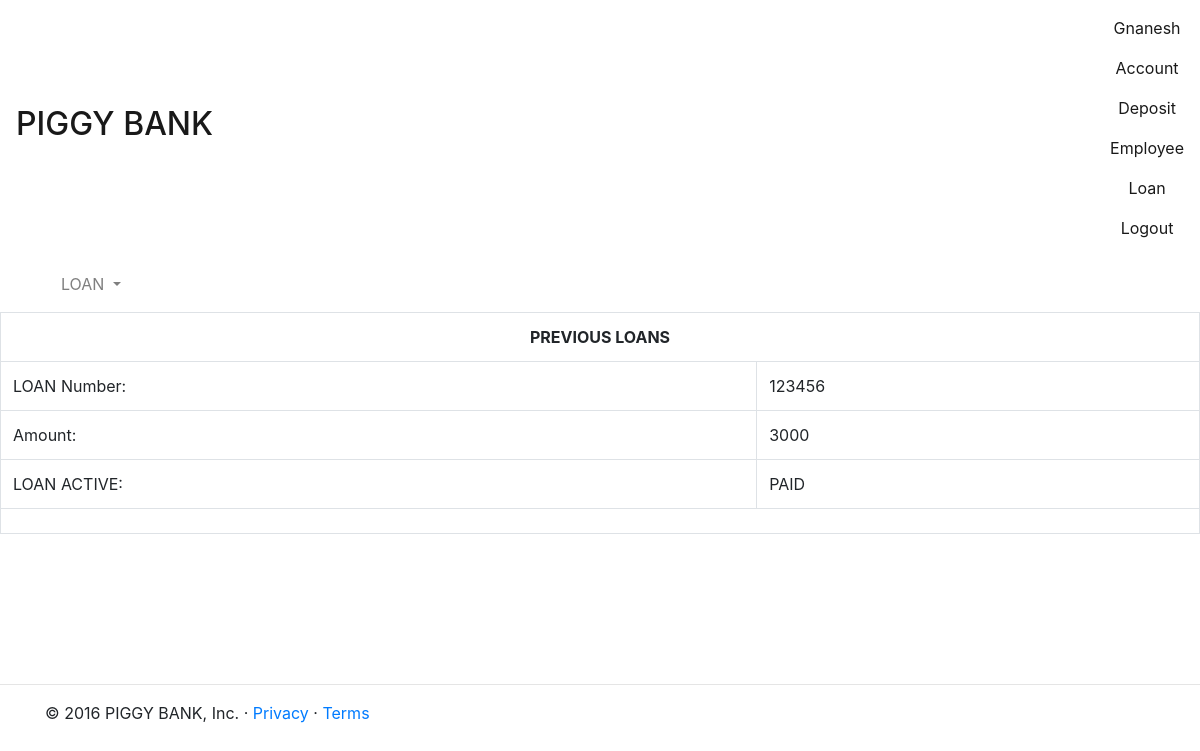
/loan.php?loan_task=prev (signed in), run on an earlier commit of the app's database.
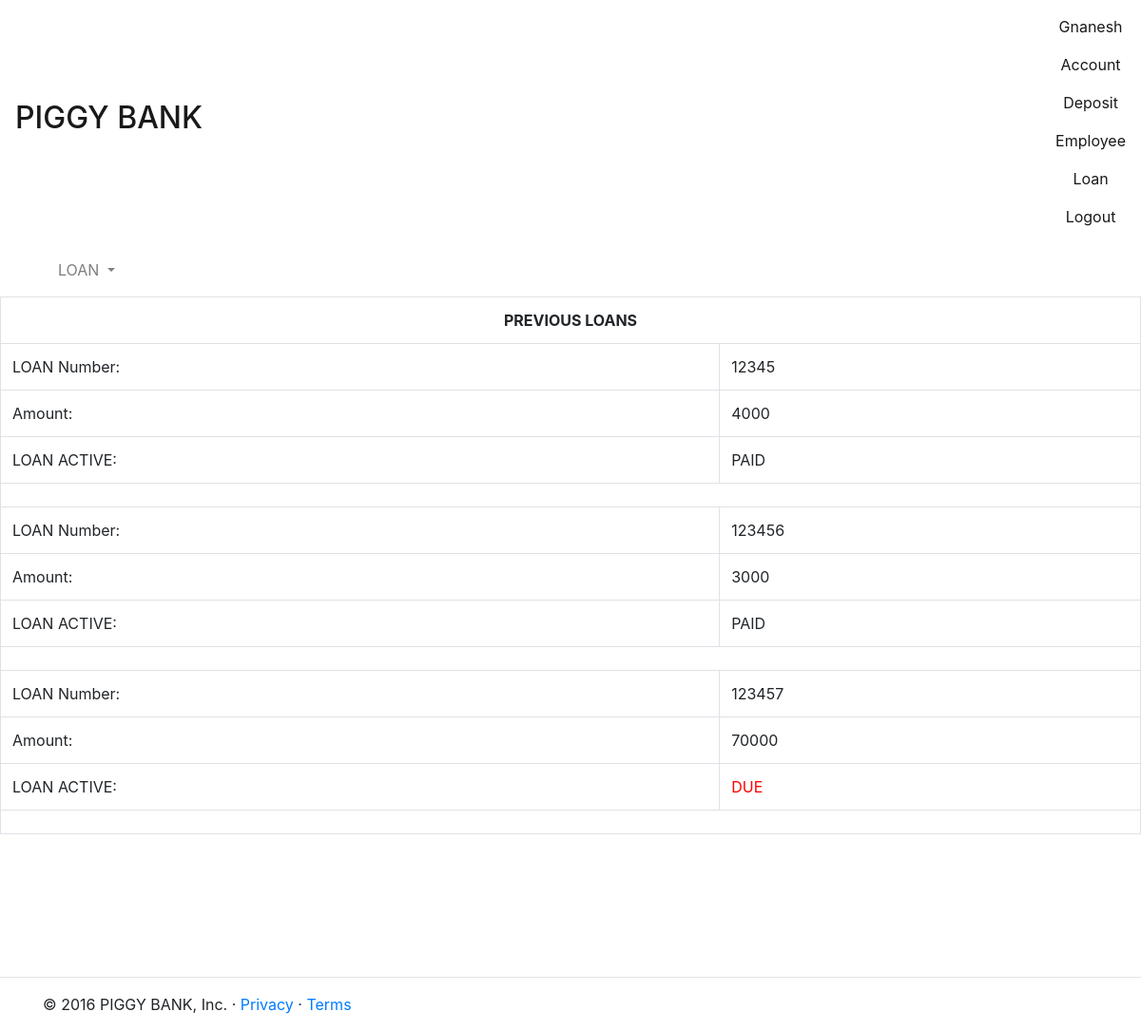
And on a later commit of the database.
### tables this page shows
CREATE TABLE `loan` (
  `loan_number` int(11) NOT NULL AUTO_INCREMENT,
  `customer_id` int(11) DEFAULT NULL,
  `amount` int(11) NOT NULL,
  `account_number` int(11) DEFAULT NULL,
  `loan_active` int(1) DEFAULT '0',
  PRIMARY KEY (`loan_number`)
);

### usr_funcs.php (the view, shortened to what this page needs)
<?php
function do_header($title){
    ?>
  <!DOCTYPE html>
  <html>
  <head>
    <link rel="stylesheet" href="https://maxcdn.bootstrapcdn.com/bootstrap/4.0.0-alpha.5/css/bootstrap.min.css">
  </head>
  <body>
    <?php
}
    ?>
        <?php
function do_footer(){
    ?>
          <hr class='temp2'>
          <div class="container marketing">
            <footer>
              <p>&copy; 2016 PIGGY BANK, Inc. &middot; <a href="#">Privacy</a> &middot; <a href="#">Terms</a></p>
            </footer>
          </div>
  </body>
  </html>
  <?php
}
    ?>
    <?php
function do_menu($user){
    ?>
      <center>
        <nav class="navbar navbar-light bg-faded">
          <div class="navbar-header"> <span class="sr-only">Toggle navigation</span> <span class="icon-bar"></span> <span class="icon-bar"></span> <span class="icon-bar"></span>
            <a class="navbar-brand" href="main.php">
              <h2>PIGGY BANK</h2> </a>
          </div>
          <div class="nav navbar-nav"> <span class="nav-item nav-link active">
                            <?php echo ucfirst($user); ?>
                        </span> <a class="nav-item nav-link active" href="account.php">Account</a>
            <a class='nav-item nav-link active' href='deposit.php'>Deposit</a>
            <a class="nav-item nav-link active" href="employee.php">Employee</a>
              <?php
                        if($_SESSION['user_type']!='employee'){
                            ?><a class="nav-item nav-link active" href="loan.php">Loan</a>
                <?php
                        }
                            ?> <a class="nav-item nav-link active" href="logout.php">Logout</a> </div>
        </nav>
      </center>
      <?php
}
    ?>
            <?php
function do_loan_menu(){
    ?>
              <div class='container'>
                <nav class="navbar navbar-light bg-faded">
                  <ul class="nav navbar-nav">
                    <li class="nav-item dropdown"> <a class="nav-link dropdown-toggle" href="http://example.com" id="navbarDropdownMenuLink" data-toggle="dropdown" aria-haspopup="true" aria-expanded="false">
        LOAN
      </a>
                    </li>
                  </ul>
                </nav>
              </div>
              <?php
}
    ?>
                  <?php
function loan_prev(){
  global $mysqli;
  ?>
                    <table class='table table-bordered'>
                      <tr>
                        <th colspan='2' class='table-inverse'>
                          <center>PREVIOUS LOANS</center>
                        </th>
                      </tr>
                      <?php
  try{
    $sql="SELECT * FROM loan where account_number=".$_SESSION['valid_user_account_number'];
    if($result=$mysqli->query($sql)){
      if($result->num_rows>0){
        while($row=$result->fetch_array()){
                    ?>
                        <tr>
                          <td>LOAN Number: </td>
                          <td>
                            <?php echo $row[0]; ?>
                          </td>
                        </tr>
                        <tr>
                          <td>Amount: </td>
                          <td>
                            <?php echo $row[2]; ?>
                          </td>
                        </tr>
                        <tr>
                          <td>LOAN ACTIVE: </td>
                          <td>
                            <?php if($row[4]==0){echo "PAID";}else{echo "<span style='color:red;'>DUE</span>";}?>
                          </td>
                        </tr>
                        <tr>
                          <td colspan='2'></td>
                        </tr>
                        <?php
                }
      }else{
        throw new Exception("Something Went Wrong");
      }
    }else{
      throw new Exception ("Can't Execute Query");
    }
  }catch(Exception $e){
    do_exp_content($e->getMessage());
  }
  echo "</table>";
}
    ?>

### loan.php (shortened to what this page needs)
<?php
require('usr_funcs.php');
@$loan_task=$_GET['loan_task'];
do_header('Loan');
do_menu($_SESSION['valid_user']);
do_loan_menu();
    ?>
  <?php
if($loan_task=='prev'){
  loan_prev();
}
do_footer();
?>

### usr_funcs.php (style rules this page uses)
.temp1, .temp2 { margin-top: 150px; }

What changed in the data, as far as the page shows it:
added loan: loan_number "12345", amount "4000", loan_active "PAID"
added loan: loan_number "123457", amount "70000", loan_active "DUE"
